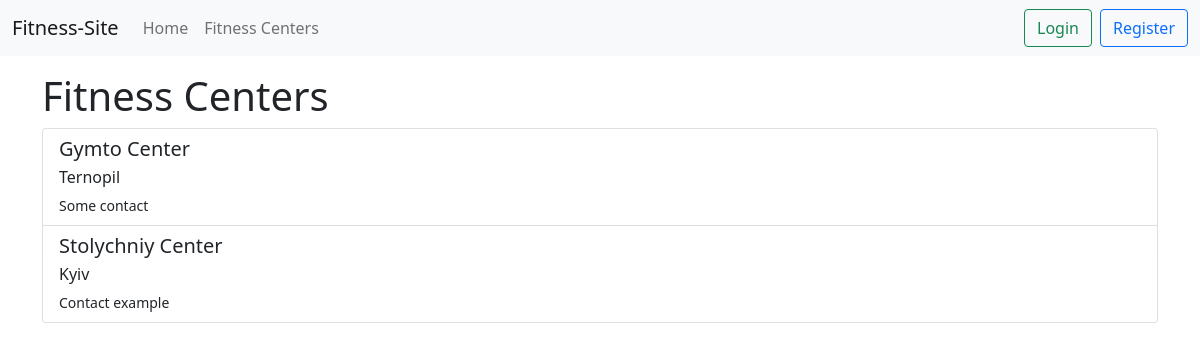
The app's page /fitness_centers with its own data.
### models.py (models this page shows, shortened)
class FitnessCenter(Base):
    __tablename__ = 'fitness_center'
    id = Column(Integer, primary_key=True, autoincrement=True)
    name = Column(String(50), unique=True, nullable=False)
    address = Column(String(300), nullable=False)
    contacts = Column(String(300), nullable=False)
    trainer = relationship("Trainer", back_populates="fitness_center")
    service = relationship("Service", back_populates="fitness_center")

### main.py (the view)
@app.route('/fitness_centers', methods=['GET'])
def fitness_center():
    fitness_centers = db_session.query(FitnessCenter).all()
    return render_template('fitness_centers.html', fitness_centers=fitness_centers,
                           user_login=session.get('user_login'), title='Fitness Centers')

### database.py (called while the page is built)
def shutdown_session(exception=None):
    db_session.remove()

### main.py (called while the page is built)
@app.teardown_appcontext
def cleanup(exception=None):
    shutdown_session()

### templates/fitness_centers.html
{% extends 'base.html' %}
{% block content %}
    <h1>Fitness Centers</h1>
    <div class="list-group">
        {% for center in fitness_centers %}
            <a href="/fitness_center/{{ center.id }}" class="list-group-item list-group-item-action">
                <h5 class="mb-1">{{ center.name }}</h5>
                <p class="mb-1">{{ center.address }}</p>
                <small>{{ center.contacts }}</small>
            </a>
        {% endfor %}
    </div>
{% endblock %}

### records on screen
FitnessCenter: name "Gymto Center", address "Ternopil", contacts "Some contact"
FitnessCenter: name "Stolychniy Center", address "Kyiv", contacts "Contact example"
